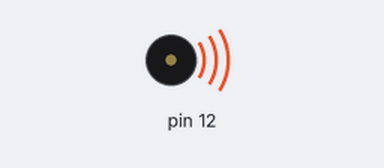
A sketch run on a simulated Arduino Nano, built with avr-gcc and run on an emulated ATmega328P. Shown: buzzer (waves = sounding).

Above: at 0.05 s.
Timing chart, 0 to 3.0 s (numbered marks = the images above):
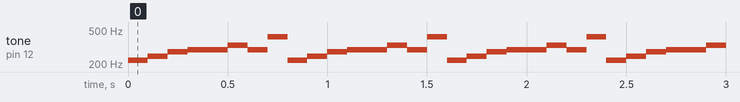

The sketch:

sketch_jan13a.ino
```cpp
void setup() {
pinMode(12, OUTPUT);
}
void loop() {
int de=100;
int A1=221;
int A2=248;
int A3=278;
int A4=294;
int A5=330;
int A6=371;
int A7=416;
tone(12,A1);
delay(de);
tone(12,A2);
delay(de);
tone(12,A3);
delay(de);
tone(12,A4);
delay(de);
delay(de);
tone(12,A5);
delay(de);
tone(12,A4);
delay(de);
tone(12,A7);
delay(de);
}
```

Measured:
- by itself, tone on pin 12: repeats every 0.80 s: 248 Hz 0.10 s, 278 Hz 0.10 s, 294 Hz 0.20 s, 330 Hz 0.10 s, 294 Hz 0.10 s, 416 Hz 0.10 s, 221 Hz 0.10 s
